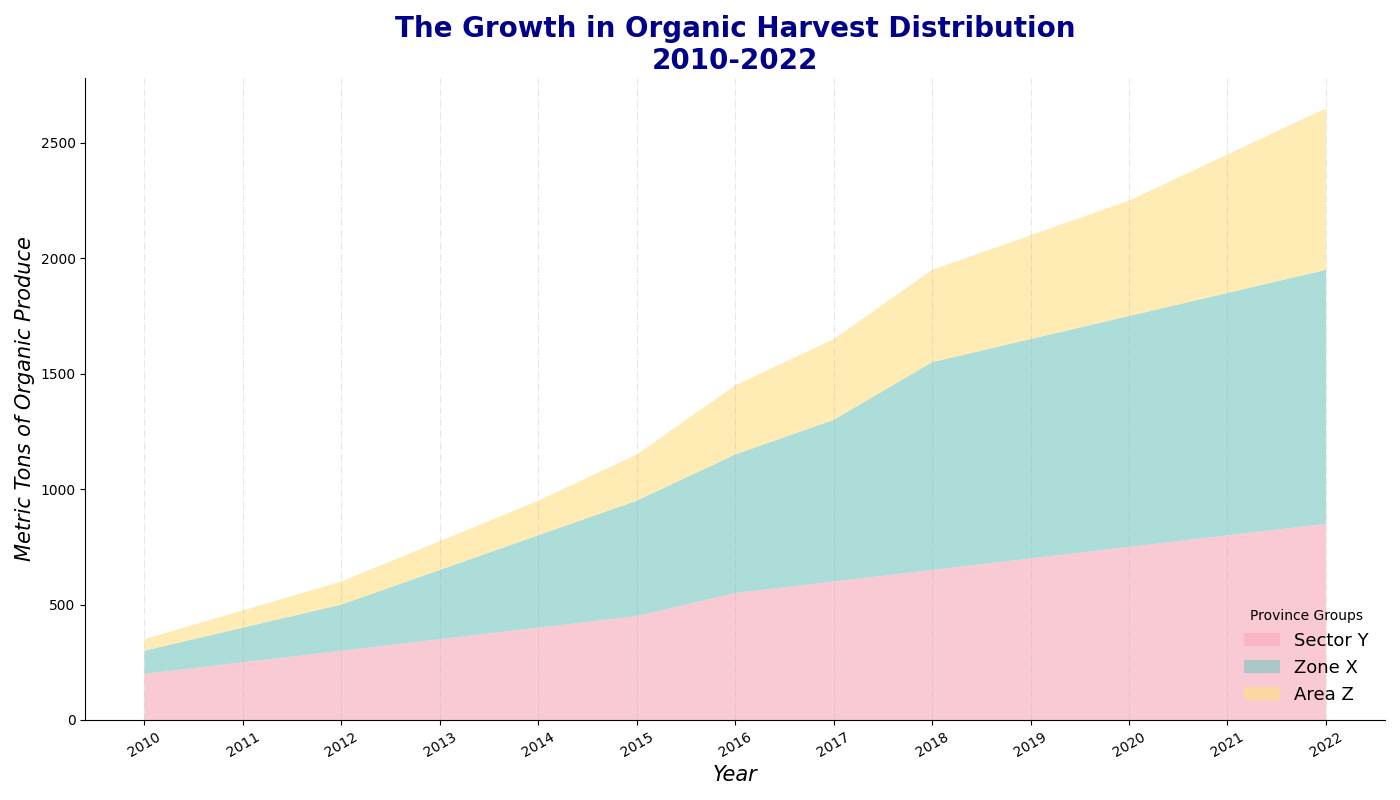

Here is the Python script that generated this plot:
import matplotlib.pyplot as plt
import numpy as np

years = np.arange(2010, 2023)

region_a_produce = [200, 250, 300, 350, 400, 450, 550, 600, 650, 700, 750, 800, 850]
region_b_produce = [100, 150, 200, 300, 400, 500, 600, 700, 900, 950, 1000, 1050, 1100]
region_c_produce = [50, 75, 100, 125, 150, 200, 300, 350, 400, 450, 500, 600, 700]

fig, ax = plt.subplots(figsize=(14, 8))

ax.stackplot(years, region_a_produce, region_b_produce, region_c_produce, 
             labels=['Sector Y', 'Zone X', 'Area Z'], 
             colors=['#f7a8b8', '#76c7c0', '#ffe082'], alpha=0.6)

ax.set_title('The Growth in Organic Harvest Distribution\n2010-2022', fontsize=20, fontweight='bold', color='darkblue')
ax.set_xlabel('Year', fontsize=15, fontstyle='italic')
ax.set_ylabel('Metric Tons of Organic Produce', fontsize=15, fontstyle='italic')

ax.set_xticks(years)
ax.yaxis.grid(False)
ax.xaxis.grid(True, linestyle='-.', alpha=0.3)
ax.legend(loc='lower right', title='Province Groups', fontsize=13, frameon=False)
ax.tick_params(axis='x', labelrotation=30)
ax.spines['top'].set_visible(False)
ax.spines['right'].set_visible(False)

plt.tight_layout()
plt.show()
